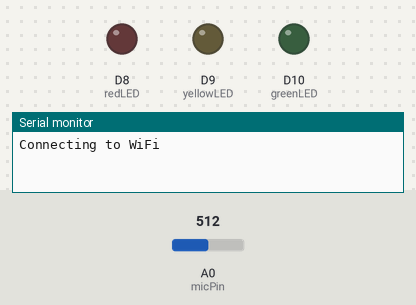
Bench run of a sketch on a simulated Arduino MKR. On the bench: output pins drawn as LEDs (lit = HIGH), the last lines printed to the serial monitor. Inputs (shaded band) come from the test bench; at power-on: A0 (micPin) = 512. WiFi joins after 1.5 s; servers stay silent unless stated.

Above: at 0.1 s.
At 6.6 s:
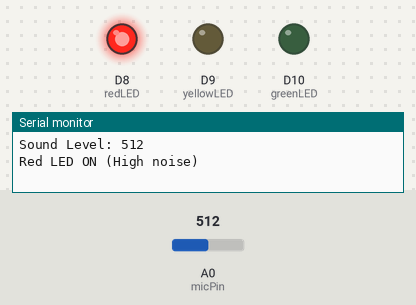
Timing chart, 0 to 8.1 s (numbered marks = the images above):
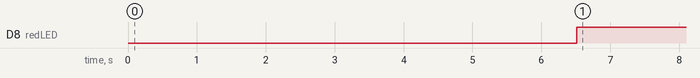

The sketch:

sketch_jan5a.ino
```cpp
#include <WiFiNINA.h>
#include "ThingSpeak.h"

// -------- WiFi Details --------
char ssid[] = "Badri";        // Your WiFi name
char pass[] = "badri1234";    // Your WiFi password

// -------- ThingSpeak Details --------
unsigned long channelID = 3193052;
const char * writeAPIKey = "1GUH73QE8T7XSRTT";

WiFiClient client;

// -------- Pins --------
int micPin = A0;       // KY-037 microphone analog output

// Traffic light pins
int redLED = 8;
int yellowLED = 9;
int greenLED = 10;

// -------- Thresholds (will be auto-calculated) --------
int lowThreshold;
int highThreshold;

void setup() {
  Serial.begin(9600);

  pinMode(redLED, OUTPUT);
  pinMode(yellowLED, OUTPUT);
  pinMode(greenLED, OUTPUT);

  // Connect to WiFi
  Serial.print("Connecting to WiFi");
  while (WiFi.begin(ssid, pass) != WL_CONNECTED) {
    Serial.print(".");
    delay(3000);
  }
  Serial.println("\nWiFi Connected!");

  ThingSpeak.begin(client);
  Serial.println("Smart Noise Pollution Monitor Started");

  // -------- Auto-calibrate thresholds --------
  Serial.println("Calibrating ambient noise...");
  int minNoise = 1023;
  int maxNoise = 0;

  for (int i = 0; i < 100; i++) {        // Sample 100 readings
    int val = analogRead(micPin);
    if (val < minNoise) minNoise = val;
    if (val > maxNoise) maxNoise = val;
    delay(50);
  }

  lowThreshold = minNoise + (maxNoise - minNoise) / 3;     // Green → Yellow
  highThreshold = minNoise + 2 * (maxNoise - minNoise) / 3; // Yellow → Red

  Serial.print("Calibration done! ");
  Serial.print("Low Threshold = "); Serial.print(lowThreshold);
  Serial.print(", High Threshold = "); Serial.println(highThreshold);
}

void loop() {
  int soundValue = analogRead(micPin);

  Serial.print("Sound Level: ");
  Serial.println(soundValue);

  // Turn OFF all LEDs
  digitalWrite(redLED, LOW);
  digitalWrite(yellowLED, LOW);
  digitalWrite(greenLED, LOW);

  // -------- Edge AI Decision Logic --------
  if (soundValue < lowThreshold) {
    digitalWrite(greenLED, HIGH);
    Serial.println("Green LED ON (Low noise)");
  }
  else if (soundValue < highThreshold) {
    digitalWrite(yellowLED, HIGH);
    Serial.println("Yellow LED ON (Medium noise)");
  }
  else {
    digitalWrite(redLED, HIGH);
    Serial.println("Red LED ON (High noise)");
  }

  // -------- Send Data to ThingSpeak --------
  ThingSpeak.setField(1, soundValue);
  int status = ThingSpeak.writeFields(channelID, writeAPIKey);

  if (status == 200) {
    Serial.println("Data uploaded to ThingSpeak");
  } else {
    Serial.print("ThingSpeak upload failed, error: ");
    Serial.println(status);
  }

  delay(15000); // ThingSpeak update interval
}
```

Measured:
- by itself, D8 (redLED): LOW → HIGH at 6.5 s
